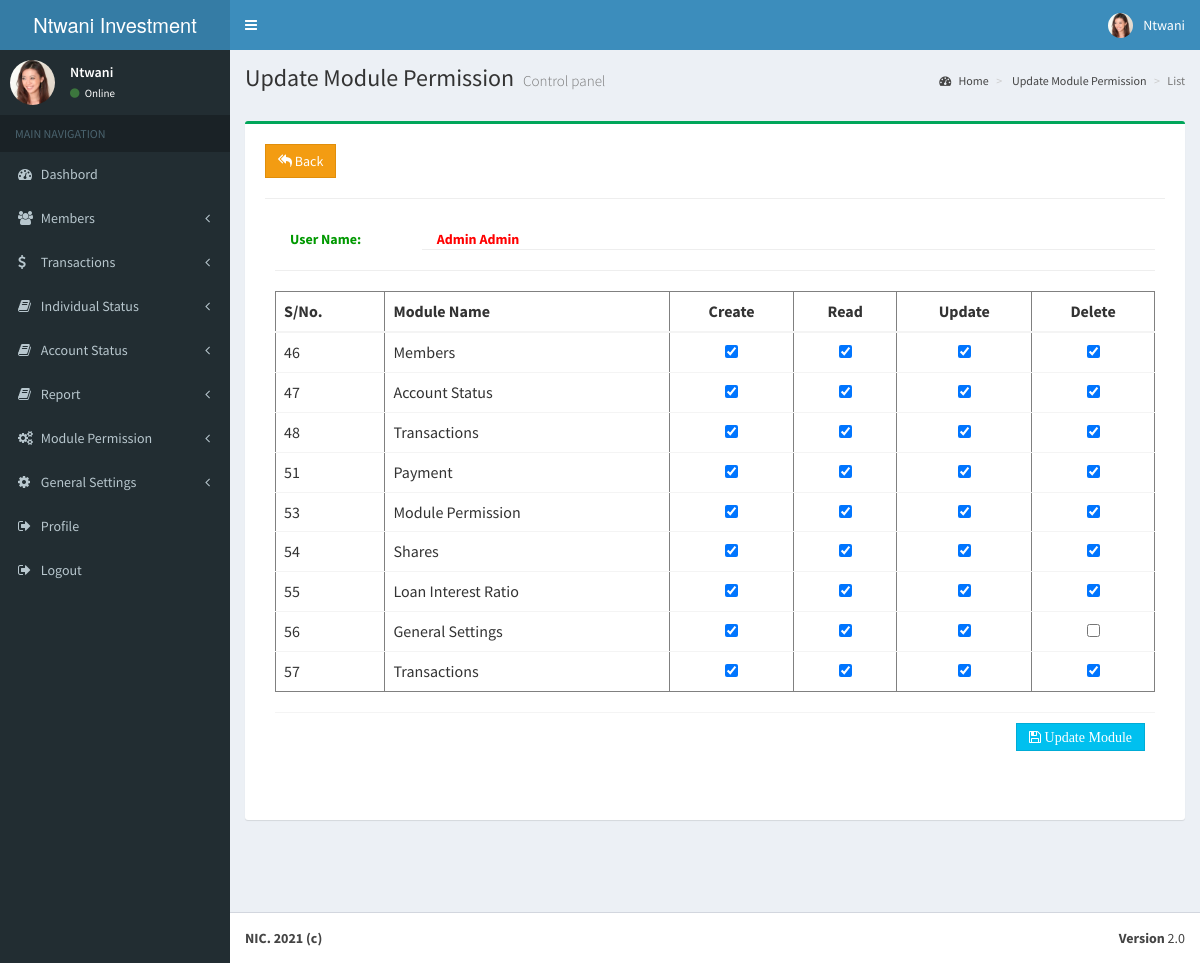
The app's page /application/edit_perm.php?id=Loan=21319580 (signed in) with its own data.
### tables this page shows
CREATE TABLE `systemset` (
  `sysid` int(11) NOT NULL,
  `title` varchar(200) NOT NULL,
  `name` varchar(200) NOT NULL,
  `footer` text NOT NULL,
  `abb` varchar(200) NOT NULL,
  `currency` text NOT NULL,
  `website` text NOT NULL,
  `mobile` text NOT NULL,
  `image` varchar(200) NOT NULL,
  `email` text NOT NULL,
  `stamp` varchar(350) NOT NULL
);

CREATE TABLE `user` (
  `userid` int(11) NOT NULL,
  `fname` varchar(200) NOT NULL,
  `lname` varchar(100) NOT NULL,
  `email` varchar(200) NOT NULL,
  `phone` varchar(200) NOT NULL,
  `account` int(100) NOT NULL,
  `addrs` text NOT NULL,
  `keen` text NOT NULL,
  `village` varchar(200) NOT NULL,
  `district` varchar(200) NOT NULL,
  `comment` varchar(200) NOT NULL,
  `username` varchar(200) NOT NULL,
  `password` varchar(200) NOT NULL,
  `id` varchar(200) NOT NULL,
  `image` text NOT NULL,
  `balance` int(100) NOT NULL,
  `date` date NOT NULL
);

CREATE TABLE `emp_permission` (
  `id` int(20) NOT NULL,
  `tid` varchar(200) NOT NULL,
  `module_name` varchar(350) NOT NULL,
  `pcreate` varchar(20) NOT NULL,
  `pread` varchar(20) NOT NULL,
  `pupdate` varchar(20) NOT NULL,
  `pdelete` varchar(20) NOT NULL
);

### application/include/edit_perm_data.php (the view, shortened to what this page needs)
<div class="row">
		    <section class="content">
	        <div class="box box-success">
            <div class="box-body">
              <div class="table-responsive">
             <div class="box-body">
<form method="post">
			 <a href="permission_list.php?id=<?php echo $_SESSION['tid']; ?>&&mid=<?php echo base64_encode("413"); ?>"><button type="button" class="btn btn-flat btn-warning"><i class="fa fa-mail-reply-all"></i>&nbsp;Back</button> </a>
	<hr>
<form class="form-horizontal" method="post" enctype="multipart/form-data">
<div class="box-body">
			<div class="form-group">
				<label for="" class="col-sm-2 control-label" style="color:#009900">User Name:</label>
                <div class="col-sm-10">
				<?php
				$id = $_GET['id'];
					$search_user = mysqli_query($link, "SELECT * FROM user WHERE id = '$id'") or die ("Error: " . mysqli_error($link));
					while($get_users = mysqli_fetch_array($search_user))
					{
					?>
					<b style="color: red;"><?php echo $get_users['fname'].' '.$get_users['lname']; ?></b>
				<?php } ?>
                </div>
            </div>
			<div class="form-group">
			<hr><hr>
			<div>
			 <table class="table" border="1">
			 <thead>
                <tr>
                  <th>S/No.</th>
                  <th>Module Name</th>
				  <th><div align="center">Create</div></th>
                  <th><div align="center">Read</div></th>
				  <th><div align="center">Update</div></th>
                  <th><div align="center">Delete</div></th>
                 </tr>
                </thead>
             <tbody>
<?php
$id = $_GET['id'];
$i = 0;
$search = mysqli_query($link, "SELECT * FROM emp_permission WHERE tid = '$id'") or die (mysqli_error($link));
while($have = mysqli_fetch_array($search))
{
	$idme= $have['id'];
?>
                <tr>
				   <td><?php echo $idme; ?><input id="optionsCheckbox" class="uniform_on" name="selector[<?php echo $i; ?>]" type="hidden" value="<?php echo $idme; ?>" checked></td>
                   <td><?php echo $have['module_name']; ?></td>
				   <td><div align="center"><input id="optionsCheckbox" class="checkbox" name="pcreate[<?php echo $i; ?>]" type="checkbox" value="<?php echo ($have['pcreate'] == "0") ? 1 : $have['pcreate']; ?>" <?php echo ($have['pcreate'] == "0") ? '' : 'checked'; ?>></div></td>
				   <td><div align="center"><input id="optionsCheckbox" class="checkbox" name="pread[<?php echo $i; ?>]" type="checkbox" value="<?php echo ($have['pread'] == "0") ? 1 : $have['pread']; ?>" <?php echo ($have['pread'] == "0") ? '' : 'checked'; ?>></div></td>
				   <td><div align="center"><input id="optionsCheckbox" class="checkbox" name="pupdate[<?php echo $i; ?>]" type="checkbox" value="<?php echo ($have['pupdate'] == "0") ? 1 : $have['pupdate']; ?>" <?php echo ($have['pupdate'] == "0") ? '' : 'checked'; ?>></div></td>
				   <td><div align="center"><input id="optionsCheckbox" class="checkbox" name="pdelete[<?php echo $i; ?>]" type="checkbox" value="<?php echo ($have['pdelete'] == "0") ? 1 : $have['pdelete']; ?>" <?php echo ($have['pdelete'] == "0") ? '' : 'checked'; ?>></div></td>
                 </tr>
<?php
$i++;
}
?>
			 </tbody>
             </table>
		<div align="right">
            <div class="box-footer">
				<button type="submit" class="btn btn-info btn-flat" name="save"><i class="fa fa-save">&nbsp;Update Module</i></button>
			</div>
		</div>
</div>
</form>
                </div>
				</div>
				</div>
</div>
</div>

### application/include/top_bar.php (shortened to what this page needs)
<header class="main-header"><meta http-equiv="Content-Type" content="text/html; charset=utf-8">
  <a href="application/index.php" class="logo">
     <span class="logo-lg"><?php echo $row ['name'];?></span>
   </a>
   <nav class="navbar navbar-static-top">
     <a href="#" class="sidebar-toggle" data-toggle="offcanvas" role="button">
     </a>
     <div class="navbar-custom-menu">
       <ul class="nav navbar-nav">
           </ul>
         <li class="dropdown user user-menu">
           <a href="#" class="dropdown-toggle" data-toggle="dropdown">
		<?php
		$id = $_SESSION['ln'];
		$call = mysqli_query($link, "SELECT * FROM user WHERE lname = '$id'");
		if(mysqli_num_rows($call) == 0)
		{
		echo "<script>alert('Data Not Found!'); </script>";
		}
		else
		{
		while($row = mysqli_fetch_assoc($call))
		{
		?>
             <img src="../<?php echo $row['image'];?>" class="user-image" alt="User Image">
         <span class="hidden-xs"><?php echo $row ['username'] ;?></span>
           </a>
				<?php }}?>
         </li>
     </div>
   </nav>
 </header>

### application/include/side_bar.php (shortened to what this page needs)
<aside class="main-sidebar">
    <section class="sidebar">
      <div class="user-panel">
        <div class="pull-left image">
		<?php
			$id = $_SESSION['ln'];
			$call = mysqli_query($link, "SELECT * FROM user WHERE lname = '$id'");
			if(mysqli_num_rows($call) == 0)
			{
			echo "<script>alert('Data Not Found!'); </script>";
			}
			else
			{
			while($row = mysqli_fetch_assoc($call))
			{
			?>
          <img src="../<?php echo $row['image'];?>" class="img-circle" alt="User Image">
        </div>
        <div class="pull-left info">
          <p><?php echo $row ['username'] ;?></p>
          <a href="#"><i class="fa fa-circle text-success"></i> Online </a>
		  <?php }}?>
        </div>
      </div>
      <ul class="sidebar-menu">
        <li class="header">MAIN NAVIGATION</li>
		<li><a href="dashboard.php?id=<?php echo $_SESSION['tid']; ?>"><i class="fa fa-dashboard"></i> <span>Dashbord</span></a></li>
<?php
$check = mysqli_query($link, "SELECT * FROM emp_permission WHERE tid = '".$_SESSION['tid']."' AND module_name = 'Members'") or die ("Error" . mysqli_error($link));
$get_check = mysqli_fetch_array($check);
$pcreate = $get_check['pcreate'];
?>
<?php if ($pcreate == 1) { ?>
		<?php echo ($pcreate == 1) ? '<li class="treeview"><a href="#"><i class="fa fa-users"></i> <span>Members</span><span class="pull-right-container"><i class="fa fa-angle-left pull-right"></i></span></a><ul class="treeview-menu">' : ''; ?>
        <?php echo ($pcreate == 1) ? '</ul></li>' : ''; ?>
<?php } else {
  echo " ";
}?>
<?php
$check = mysqli_query($link, "SELECT * FROM emp_permission WHERE tid = '".$_SESSION['tid']."' AND module_name = 'Transactions'") or die ("Error" . mysqli_error($link));
$get_check = mysqli_fetch_array($check);
$pcreate = $get_check['pcreate'];
?>
<?php if ($pcreate == 1) { ?>
    <?php echo ($pcreate == 1) ? '<li class="treeview"><a href="#"><i class="fa fa-dollar"></i> <span>Transactions</span><span class="pull-right-container"><i class="fa fa-angle-left pull-right"></i></span></a><ul class="treeview-menu">' : ''; ?>
        <?php echo ($pcreate == 1) ? '</ul></li>' : ''; ?>
<?php  } ?>
<?php
$check = mysqli_query($link, "SELECT * FROM emp_permission WHERE tid = '".$_SESSION['tid']."' AND module_name = 'Account Status'") or die ("Error" . mysqli_error($link));
$get_check = mysqli_fetch_array($check);
$pcreate = $get_check['pcreate'];
?>
    <?php echo ($pcreate == 1) ? '<li class="treeview"><a href="mydpst.php?id='.$_SESSION['tid'].'&&mid='.base64_encode("404").'"><i class="fa fa-book"></i> <span>Individual Status</span><span class="pull-right-container"><i class="fa fa-angle-left pull-right"></i></span></a><ul>' : ''; ?>
	  <?php echo ($pcreate == 1) ? '</ul></li>' : ''; ?>
<?php
$check = mysqli_query($link, "SELECT * FROM emp_permission WHERE tid = '".$_SESSION['tid']."' AND module_name = 'Account Status'") or die ("Error" . mysqli_error($link));
$get_check = mysqli_fetch_array($check);
$pcreate = $get_check['pcreate'];
	?>
<?php if ($pcreate == 1) { ?>
    <?php echo ($pcreate == 1) ? '<li class="treeview"><a href="#"><i class="fa fa-book"></i> <span>Account Status</span><span class="pull-right-container"><i class="fa fa-angle-left pull-right"></i></span></a><ul class="treeview-menu">' : ''; ?>
    <?php echo ($pcreate == 1) ? '</ul></li>' : ''; ?>
<?php  } ?>
<?php
$check = mysqli_query($link, "SELECT * FROM emp_permission WHERE tid = '".$_SESSION['tid']."' AND module_name = 'Account Status'") or die ("Error" . mysqli_error($link));
$get_check = mysqli_fetch_array($check);
$pcreate = $get_check['pcreate'];
?>
    <?php echo ($pcreate == 1) ? '<li class="treeview"><a href="#"><i class="fa fa-book"></i> <span>Report</span><span class="pull-right-container"><i class="fa fa-angle-left pull-right"></i></span></a><ul class="treeview-menu">' : ''; ?>
    <?php echo ($pcreate == 1) ? '</ul></li>' : ''; ?>
<?php
$check = mysqli_query($link, "SELECT * FROM emp_permission WHERE tid = '".$_SESSION['tid']."' AND module_name = 'Module Permission'") or die ("Error" . mysqli_error($link));
$get_check = mysqli_fetch_array($check);
$pcreate = $get_check['pcreate'];
?>
		<?php echo ($pcreate == 1) ? '<li class="treeview"><a href="#"><i class="fa fa-cogs"></i> <span>Module Permission</span><span class="pull-right-container"><i class="fa fa-angle-left pull-right"></i></span></a><ul class="treeview-menu">' : ''; ?>
        <?php echo ($pcreate == 1) ? '</ul></li>' : ''; ?>
<?php
$check = mysqli_query($link, "SELECT * FROM emp_permission WHERE tid = '".$_SESSION['tid']."' AND module_name = 'General Settings'") or die ("Error" . mysqli_error($link));
$get_check = mysqli_fetch_array($check);
$pcreate = $get_check['pcreate'];
?>
		<?php echo ($pcreate == 1) ? '<li class="treeview"><a href="#"><i class="fa fa-gear"></i> <span>General Settings</span><span class="pull-right-container"><i class="fa fa-angle-left pull-right"></i></span></a><ul class="treeview-menu">' : ''; ?>
        <?php echo ($pcreate == 1) ? '</ul></li>' : ''; ?>
  <li>
          <a href="profile.php?id=<?php echo $_SESSION['tid']; ?>">
            <i class="fa fa-sign-out"></i> <span>Profile</span>
          </a>
        </li>
		<li>
          <a href="../logout.php">
            <i class="fa fa-sign-out"></i> <span>Logout</span>
          </a>
        </li>
    </section>
  </aside>

### application/include/footer.php (shortened to what this page needs)
  <footer class="main-footer">
    <div class="pull-right hidden-xs">
      <b>Version</b> 2.0
    </div>
	<?php $sql = "SELECT footer FROM systemset";
		$result = mysqli_query($link,$sql);
  		if(!$result)
  		{
		echo '
		<div class="alert alert-error">
		<button type="button" class="close" data-dismiss="alert">×</button>
		<strong>Warning!</strong> Unable to select! check database con.
		</div>';
		}
		else
		{
while ($row=mysqli_fetch_array($result))
		{
?>
    <strong> <?php echo $row ['footer'];?>   </strong>
	<?php }}?>
  </footer>
</body>
</html>

### records on screen
systemset: name "Ntwani Investment…", footer "NIC. 2021 (c)"
user: image (picture), username "Ntwani", fname "Admin", lname "Admin"
emp_permission: id "46", module_name "Members", pcreate "☑", pread "☑", pupdate "☑", pdelete "☑"
emp_permission: id "47", module_name "Account Status", pcreate "☑", pread "☑", pupdate "☑", pdelete "☑"
emp_permission: id "48", module_name "Transactions", pcreate "☑", pread "☑", pupdate "☑", pdelete "☑"
emp_permission: id "51", module_name "Payment", pcreate "☑", pread "☑", pupdate "☑", pdelete "☑"
emp_permission: id "53", module_name "Module Permission", pcreate "☑", pread "☑", pupdate "☑", pdelete "☑"
emp_permission: id "54", module_name "Shares", pcreate "☑", pread "☑", pupdate "☑", pdelete "☑"
emp_permission: id "55", module_name "Loan Interest Ratio", pcreate "☑", pread "☑", pupdate "☑", pdelete "☑"
emp_permission: id "56", module_name "General Settings", pcreate "☑", pread "☑", pupdate "☑"
emp_permission: id "57", module_name "Transactions", pcreate "☑", pread "☑", pupdate "☑", pdelete "☑"
